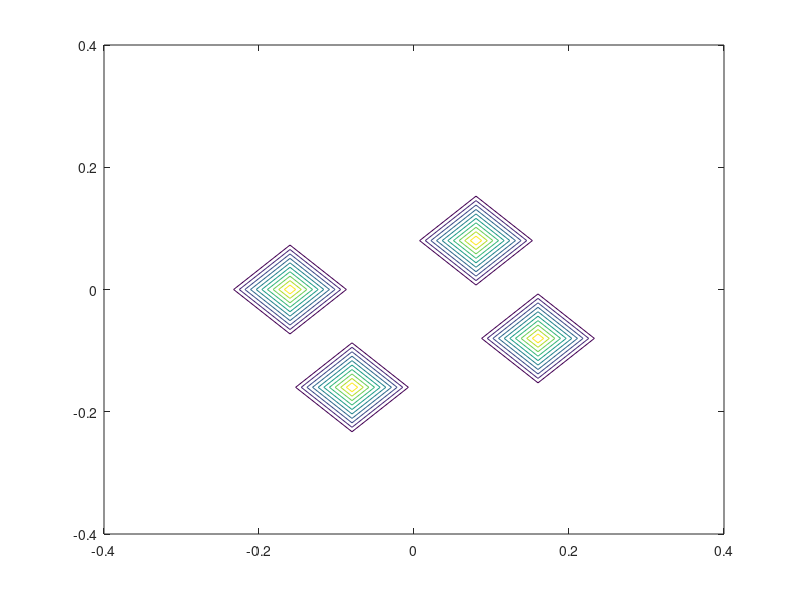

Here is the MATLAB script that generated this plot:
clc
clear
close all

P = 11;
Q = 11;

x = linspace(-0.4,0.4,P);
y = linspace(-0.4,0.4,Q);

L = 200;

a = 0.5;

Hva = zeros(P,Q);
BL = sum(-1+(1+1)*rand(1,L));

Hva(4,5) = BL; %1
Hva(7,7) = BL; %2
Hva(5,8) = BL; %3
Hva(6,4) = BL; %4

% for i = 0:2
%     for j = 0:2
% Hva(3+i,4+j) = sum(-1+(1+1)*rand(1,L)); %1
% Hva(6+i,6+j) = sum(-1+(1+1)*rand(1,L)); %2
% Hva(4+i,7+j) = sum(-1+(1+1)*rand(1,L)); %3
% Hva(5+i,3+j) = sum(-1+(1+1)*rand(1,L)); %4
%     end
% end

contour(x,y,Hva)